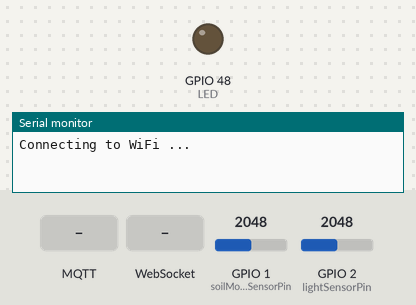
A program run on a simulated ESP32-S3. On the bench: output pins drawn as LEDs (lit = HIGH), the last lines printed to the serial monitor. Dashed ring = blinking. The inputs (shaded band) are chosen by the test bench; at power-on: GPIO 1 (soilMoistureSensorPin) = 2048, GPIO 2 (lightSensorPin) = 2048. WiFi joins after 1.5 s; servers stay silent unless stated; no MQTT or app messages arrive unless stated.

Above: at 0.1 s.
At 7.96 s:
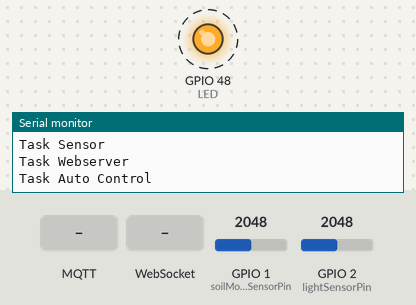
8.3 s: MQTT message "FAN_ON" arrives on the first subscribed topic
11.3 s: WebSocket text "FAN_ON" received
14.3 s: MQTT message "FAN_OFF" arrives on the first subscribed topic
17.3 s: MQTT message "PUMP_ON" arrives on the first subscribed topic
Timing chart, 0 to 21.3 s (numbered marks = the images above; inputs shaded):
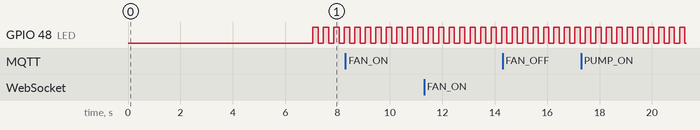

Measured:
- by itself, GPIO 48 (LED): alternates HIGH for 0.20 s and LOW for 0.20 s

The program:

main.cpp
```cpp
#include <Arduino.h>
#include <WiFi.h>
#include <string.h>
#include <Adafruit_NeoPixel.h>
#include <DHT20.h>
#include <PubSubClient.h>
#include <LiquidCrystal_I2C.h>
#include <AsyncTCP.h>
#include <ESPAsyncWebServer.h>
#include <Arduino_JSON.h>

// Define your tasks here
void TaskBlink(void *pvParameters);
void TaskSensor(void *pvParameters);
void TasKWebserver(void *pvParameters);
void TasKAutoControl(void *pvParameters);

// Define your components here
#define LED 48
#define soilMoistureSensorPin 1
#define lightSensorPin 2

bool fanState = 0;
bool pumpState = 0;
// DHT20 dht20;
// LiquidCrystal_I2C lcd(0x27,16,2);

// WiFi
const char *ssid = "ACLAB";
const char *password = "ACLAB2023";

// MQTT Broker
const char* mqtt_server = "broker.emqx.io";
const char* mqtt_fan_topic = "esp32/fan/state";
const char* mqtt_pump_topic = "esp32/pump/state";
const char* topic = "esp32";
const char *mqtt_username = "emqx";
const char *mqtt_password = "public";
const int mqtt_port = 1883;

// Create AsyncWebServer object on port 80
AsyncWebServer server(80);

// Create a WebSocket object
AsyncWebSocket ws("/ws");

// Json Variable to Hold Sensor Readings
JSONVar readings;

WiFiClient espClient;
PubSubClient client(espClient);

const char index_html[] PROGMEM = R"rawliteral(
<!DOCTYPE HTML><html>
<head>
  <title>ESP IOT DASHBOARD</title>
  <meta name="viewport" content="width=device-width, initial-scale=1">
  <style>
    html {
        font-family: Arial, Helvetica, sans-serif;
        display: inline-block;
        text-align: center;
    }
    h1 {
        font-size: 1.8rem;
        color: white;
    }
    .topnav {
        overflow: hidden;
        background-color: #0A1128;
    }
    body {
        margin: 0;
    }
    .content {
        padding: 50px;
    }
    .card-grid {
        max-width: 800px;
        margin: 0 auto;
        display: grid;
        grid-gap: 2rem;
        grid-template-columns: repeat(auto-fit, minmax(200px, 1fr));
    }
    .card {
        background-color: white;
        box-shadow: 2px 2px 12px 1px rgba(140,140,140,.5);
        margin-bottom: 20px;
    }
    .card-title {
        font-size: 1.2rem;
        font-weight: bold;
        color: #034078
    }
    .reading {
        font-size: 1.2rem;
        color: #1282A2;
    }
    .button {
    padding: 15px 50px;
    font-size: 24px;
    text-align: center;
    outline: none;
    color: #fff;
    background-color: #0f8b8d;
    border: none;
    border-radius: 5px;
    -webkit-touch-callout: none;
    -webkit-user-select: none;
    -khtml-user-select: none;
    -moz-user-select: none;
    -ms-user-select: none;
    user-select: none;
    -webkit-tap-highlight-color: rgba(0,0,0,0);
   }
   .button:active {
     background-color: #0f8b8d;
     box-shadow: 2 2px #CDCDCD;
     transform: translateY(2px);
   }
   .state {
     font-size: 1.5rem;
     color:#8c8c8c;
     font-weight: bold;
   }
   .control-panel {
     display: flex;
     justify-content: space-around;
   }
  </style>
</head>
<body>
  <div class="topnav">
      <h1>SENSOR READINGS (WEBSOCKET)</h1>
  </div>
  <div class="contents">
      <div class="card-grid">
          <div class="card">
              <p class="card-title"><i class="fas fa-thermometer-threequarters" style="color:#059e8a;"></i> Temperature</p>
              <p class="reading"><span id="temperature"></span> &deg;C</p>
          </div>
          <div class="card">
              <p class="card-title"> Humidity</p>
              <p class="reading"><span id="humidity"></span> &percnt;</p>
          </div>
          <div class="card">
              <p class="card-title"> Light Intensity</p>
              <p class="reading"><span id="light"></span> lux</p>
          </div>
          <div class="card">
              <p class="card-title"> Soil Moisture</p>
              <p class="reading"><span id="soilMoisture"></span></p>
          </div>
      </div>
      <div class="content">
        <div class="control-panel">
          <div class="card">
            <h2>Output - FAN</h2>
            <p class="state">State: <span id="fanState">%FAN_STATE%</span></p>
            <p><button id="fanButton" class="button">Toggle Fan</button></p>
          </div>
          <div class="card">
            <h2>Output - PUMP</h2>
            <p class="state">State: <span id="pumpState">%PUMP_STATE%</span></p>
            <p><button id="pumpButton" class="button">Toggle Pump</button></p>
          </div>
        </div>
      </div>
  </div>
  <script>
    var gateway = `ws://${window.location.hostname}/ws`;
    var websocket;
    window.addEventListener('load', onload);

    function onload(event) {
        initWebSocket();
        initButtons();
    }

    function initWebSocket() {
        console.log('Trying to open a WebSocket connection…');
        websocket = new WebSocket(gateway);
        websocket.onopen = onOpen;
        websocket.onclose = onClose;
        websocket.onmessage = onMessage;
    }

    function onOpen(event) {
        console.log('Connection opened');
        getReadings();
    }

    function onClose(event) {
        console.log('Connection closed');
        setTimeout(initWebSocket, 2000);
    }

    function onMessage(event) {
        console.log(event.data);
        if (event.data == "FAN_ON" || event.data == "FAN_OFF") {
            var state = (event.data == "FAN_ON") ? "ON" : "OFF";
            document.getElementById('fanState').innerHTML = state;
        } else if (event.data == "PUMP_ON" || event.data == "PUMP_OFF") {
            var state = (event.data == "PUMP_ON") ? "ON" : "OFF";
            document.getElementById('pumpState').innerHTML = state;
        } else {
            var myObj = JSON.parse(event.data);
            document.getElementById('temperature').innerHTML = myObj['Temperature'];
            document.getElementById('humidity').innerHTML = myObj['Humidity'];
            document.getElementById('light').innerHTML = myObj['Light'];
            document.getElementById('soilMoisture').innerHTML = myObj['SoilMoisture'];
        }
    }

    function initButtons() {
      document.getElementById('fanButton').addEventListener('click', toggleFan);
      document.getElementById('pumpButton').addEventListener('click', togglePump);
    }

    function getReadings(){
      websocket.send("getReadings");
    }

    function toggleFan(){
      websocket.send('toggleFan');
    }

    function togglePump(){
      websocket.send('togglePump');
    }
  </script>
</body>
</html>
)rawliteral";

void initWiFi() {
  WiFi.mode(WIFI_STA);
  WiFi.begin(ssid, password);
  Serial.print("Connecting to WiFi ..");
  while (WiFi.status() != WL_CONNECTED) {
    Serial.print('.');
    delay(1000);
  }
  Serial.println(WiFi.localIP());
}

void notifyClients(String sensorReadings) {
  ws.textAll(sensorReadings);
}

void notifyClient() {
  String fanStateStr = fanState ? "FAN_ON" : "FAN_OFF";
  String pumpStateStr = pumpState ? "PUMP_ON" : "PUMP_OFF";
  ws.textAll(fanStateStr);
  ws.textAll(pumpStateStr);
}

void callback(char* topic, byte* payload, unsigned int length) {
  String message = "";
  for (int i = 0; i < length; i++) {
    message += (char)payload[i];
  }

  Serial.print("Message arrived [");
  Serial.print(topic);
  Serial.print("] ");
  Serial.println(message);

  if (String(topic) == mqtt_fan_topic) {
    if (message == "ON") {
      fanState = true;
    } else if (message == "OFF") {
      fanState = false;
    }
    notifyClient();
  }

  if (String(topic) == mqtt_pump_topic) {
    if (message == "ON") {
      pumpState = true;
    } else if (message == "OFF") {
      pumpState = false;
    }
    notifyClient();
  }
}

void MQTTBroker() {
  client.setServer(mqtt_server, mqtt_port);
  client.setCallback(callback);

  while (!client.connected()) {
    Serial.print("Connecting to public EMQX MQTT broker\n");
    String client_id = "esp32-client-";
    client_id += String(WiFi.macAddress());
    Serial.printf("The client %s connects to the public EMQX MQTT broker\n", client_id.c_str());
    if (client.connect(client_id.c_str(), mqtt_username, mqtt_password)) {
      Serial.println("Public EMQX MQTT broker connected");
      delay(5000);
    } else {
      Serial.print("failed with state ");
      Serial.print(client.state());
      delay(2000);
    }
  }
  client.publish(topic, "Hi, I'm ESP32 ^^");
  client.subscribe(mqtt_fan_topic);
  client.subscribe(mqtt_pump_topic);
}

void handleWebSocketMessage(void *arg, uint8_t *data, size_t len) {
  AwsFrameInfo *info = (AwsFrameInfo*)arg;
  if (info->final && info->index == 0 && info->len == len && info->opcode == WS_TEXT) {
    data[len] = 0;
    String message = String((char*)data);

    if (message == "toggleFan") {
      fanState = !fanState;
      String fanStateStr = fanState ? "FAN_ON" : "FAN_OFF";
      client.publish(mqtt_fan_topic, fanStateStr.c_str());
      notifyClient();
    }
    if (message == "togglePump") {
      pumpState = !pumpState;
      String pumpStateStr = pumpState ? "PUMP_ON" : "PUMP_OFF";
      client.publish(mqtt_pump_topic, pumpStateStr.c_str());
      notifyClient();
    }
    if (message == "getReadings") {
      // dht20.read();
      String temperature = String(28);
      String humidity = String(60);
      String light = String(analogRead(lightSensorPin));
      String soil = String(analogRead(soilMoistureSensorPin));

      JSONVar readings;
      readings["Temperature"] = temperature;
      readings["Humidity"] = humidity;
      readings["Light"] = light;
      readings["SoilMoisture"] = soil;

      String sensorData = JSON.stringify(readings);
      notifyClients(sensorData);
    }
  }
}

void onEvent(AsyncWebSocket *server, AsyncWebSocketClient *client, AwsEventType type, void *arg, uint8_t *data, size_t len) {
  switch (type) {
    case WS_EVT_CONNECT:
      Serial.printf("WebSocket client #%lu connected from %s\n", client->id(), client->remoteIP().toString().c_str());
      break;
    case WS_EVT_DISCONNECT:
      Serial.printf("WebSocket client #%lu disconnected\n", client->id());
      break;
    case WS_EVT_DATA:
      handleWebSocketMessage(arg, data, len);
      break;
    case WS_EVT_PONG:
    case WS_EVT_ERROR:
      break;
  }
}

void initWebSocket() {
  ws.onEvent(onEvent);
  server.addHandler(&ws);
}

String processor(const String& var){
  if(var == "FAN_STATE"){
    return fanState ? "ON" : "OFF";
  } else if (var == "PUMP_STATE") {
    return pumpState ? "ON" : "OFF";
  }
  return String();
}

void setup() {
  Serial.begin(115200);
  // dht20.begin();
  // lcd.init();
  // lcd.backlight();

  initWiFi();
  MQTTBroker();
  initWebSocket();

  server.on("/", HTTP_GET, [](AsyncWebServerRequest *request) {
    request->send_P(200, "text/html", index_html, processor);
  });

  server.begin();

  xTaskCreate( TaskBlink, "Task Blink" ,2048  ,NULL  ,2 , NULL);
  xTaskCreate( TaskSensor, "Task Sensor" ,2048  ,NULL  ,2 , NULL);
  xTaskCreate( TasKWebserver, "Task Webserver", 2048, NULL, 2, NULL);
  xTaskCreate( TasKAutoControl, "Task Auto Control", 2048, NULL, 2, NULL);

  Serial.printf("Basic Multi Threading Arduino Example\n");
}

void loop() {
}

/*--------------------------------------------------*/
/*---------------------- Tasks ---------------------*/
/*--------------------------------------------------*/

void TaskBlink(void *pvParameters) {
  pinMode(LED, OUTPUT);
  Serial.println("Task Blink");
  while(1) {
    digitalWrite(LED, HIGH);
    delay(200);
    digitalWrite(LED, LOW);
    delay(200);
  }
}

void TaskSensor(void *pvParameters) {
  pinMode(soilMoistureSensorPin, INPUT);
  pinMode(lightSensorPin, INPUT);
  Serial.println("Task Sensor");
  while(1) {
    String temperature = String(28);
    String humidity = String(60);
    String light = String(analogRead(lightSensorPin));
    String soil = String(analogRead(soilMoistureSensorPin));

    JSONVar readings;
    readings["Temperature"] = temperature;
    readings["Humidity"] = humidity;
    readings["Light"] = light;
    readings["SoilMoisture"] = soil;

    String sensorData = JSON.stringify(readings);
    notifyClients(sensorData);
    delay(1000);
  }
}

void TasKWebserver(void *pvParameters) {
  Serial.println("Task Webserver");
  while(1) {
    client.loop();
    ws.cleanupClients();
    delay(1000);
  }
}

void TasKAutoControl(void *pvParameters){
  pinMode(soilMoistureSensorPin, INPUT);
  pinMode(lightSensorPin, INPUT);
  Serial.println("Task Auto Control");
  while(1) {
    // dht20.read();
    float temperature = 28;
    float humidity = 60;
    int lightIntensity = analogRead(lightSensorPin);
    int soilMoisture = analogRead(soilMoistureSensorPin);
    // Automatic control logic
    if (temperature > 28) {
      fanState = true;
    } else {
      fanState = false;
    }

    if (soilMoisture < 60) {
      pumpState = true;
    } else if (soilMoisture > 70) {
      pumpState = false;
    }

    // Notify MQTT Broker and WebSocket clients
    if (fanState) {
      client.publish(mqtt_fan_topic, "FAN_ON");
    } else {
      client.publish(mqtt_fan_topic, "FAN_OFF");
    }

    if (pumpState) {
      client.publish(mqtt_pump_topic, "PUMP_ON");
    } else {
      client.publish(mqtt_pump_topic, "PUMP_OFF");
    }

    notifyClient();
    delay(1000);
  }
}
```
